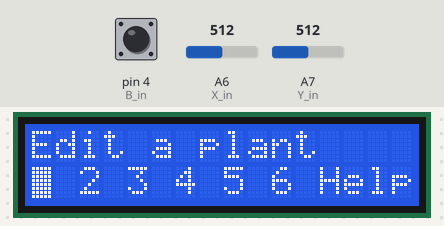
A sketch run on a simulated Arduino Nano, built with avr-gcc and run on an emulated ATmega328P. Parts: 16×2 character LCD. Inputs (shaded band) come from the test bench; at power-on: pin 4 (B_in) HIGH, A6 (X_in) = 512, A7 (Y_in) = 512.

Above: at 1.2 s.
1.3 s: pin 4 (B_in) pulled LOW for 0.15 s
At 2.3 s:
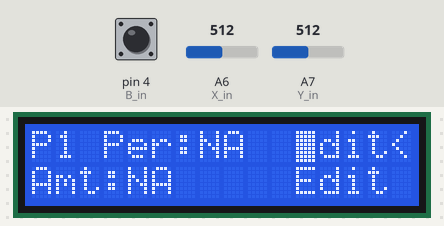
2.9 s: A6 (X_in) set to 645
4.4 s: A6 (X_in) set to 675
At 4.48 s:
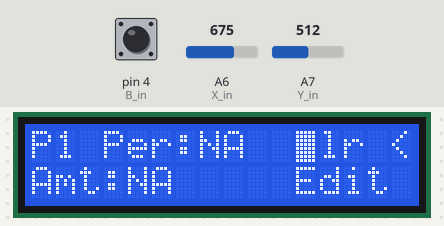
6.8 s: A7 (Y_in) set to 645
8.3 s: A7 (Y_in) set to 675
At 8.48 s:
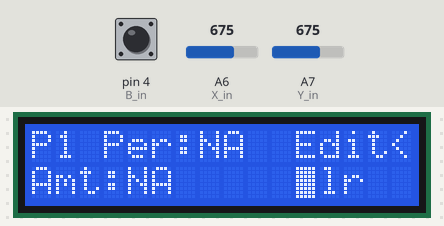
11.3 s: pin 4 (B_in) pulled LOW for 1 s
At 11.68 s:
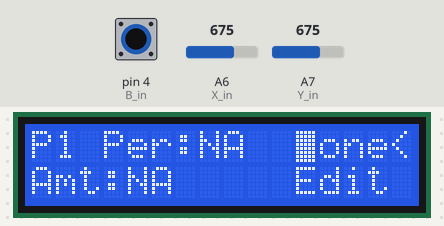
Timing chart, 0 to 13.9 s (numbered marks = the images above; inputs shaded):
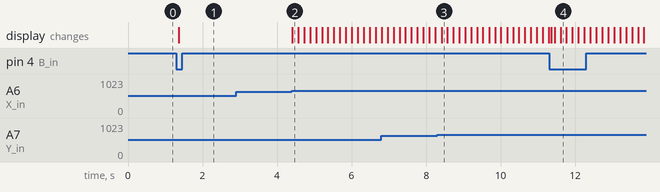

The sketch:

proto1.ino
```cpp
#include "ui_types.h"
#include <LiquidCrystal.h>
#include <EEPROM.h>

// ---------------- LCD ----------------
LiquidCrystal lcd(10, 9, 8, 7, 6, 5);
const int COLS = 16;
const int ROWS = 2;

// ---------------- Joystick ----------------
// NOTE: A6/A7 exist on Nano/Pro Mini. On Uno use A0/A1 instead.
const int X_in = A6;
const int Y_in = A7;
const int B_in = 4;   // active-low

const int DEADZONE = 150;
const unsigned long MOVE_MS = 160;
const unsigned long DEBOUNCE_MS = 50;

// ---------------- Plant data (NA support) ----------------
const uint16_t NA_U16 = 0xFFFF;
const uint8_t MAX_PLANTS = 6;

struct Plant {
  uint16_t periodDays;  // NA_U16 = NA
  uint16_t amountMl;    // NA_U16 = NA
  Plant() : periodDays(NA_U16), amountMl(NA_U16) {}
};

Plant plants[MAX_PLANTS];
uint8_t selectedPlant = 0;

inline bool isNA(uint16_t v) { return v == NA_U16; }

void lcdPrintU16orNA(uint16_t v) {
  if (isNA(v)) lcd.print("NA");
  else lcd.print(v);
}

// ---------------- EEPROM ----------------
const uint16_t EEPROM_MAGIC = 0xBEEF;

struct PlantStore {
  uint16_t magic;
  Plant plants[MAX_PLANTS];
};

void savePlantsToEEPROM() {
  PlantStore store;
  store.magic = EEPROM_MAGIC;
  for (uint8_t i = 0; i < MAX_PLANTS; i++) store.plants[i] = plants[i];

  const uint8_t* p = (const uint8_t*)&store;
  for (unsigned int i = 0; i < sizeof(PlantStore); i++) {
    EEPROM.update(i, p[i]);
  }
}

bool loadPlantsFromEEPROM() {
  PlantStore store;
  EEPROM.get(0, store);
  if (store.magic != EEPROM_MAGIC) return false;

  for (uint8_t i = 0; i < MAX_PLANTS; i++) plants[i] = store.plants[i];
  return true;
}

// ---------------- Input debounce state ----------------
int g_lastBReading = HIGH;
int g_stableBState = HIGH;
unsigned long g_lastBounce = 0;
unsigned long g_lastMove = 0;

void initInput() {
  while (digitalRead(B_in) == LOW) delay(10);
  int b = digitalRead(B_in);
  g_lastBReading = b;
  g_stableBState = b;
  g_lastBounce = millis();
  g_lastMove = millis();
}

InputEvent readInput() {
  InputEvent e{0, 0, false};
  unsigned long now = millis();

  int xVal = analogRead(X_in);
  int yVal = analogRead(Y_in);
  int bVal = digitalRead(B_in);

  int dx = 0, dy = 0;
  if (xVal > 512 + DEADZONE) dx = +1;
  else if (xVal < 512 - DEADZONE) dx = -1;

  // swap if inverted
  if (yVal > 512 + DEADZONE) dy = +1;      // down
  else if (yVal < 512 - DEADZONE) dy = -1; // up

  if ((dx || dy) && (now - g_lastMove >= MOVE_MS)) {
    e.dx = dx;
    e.dy = dy;
    g_lastMove = now;
  }

  // button debounce + edge (HIGH -> LOW)
  if (bVal != g_lastBReading) {
    g_lastBounce = now;
    g_lastBReading = bVal;
  }
  if ((now - g_lastBounce) > DEBOUNCE_MS) {
    if (g_stableBState != bVal) {
      g_stableBState = bVal;
      if (g_stableBState == LOW) e.press = true;
    }
  }

  return e;
}

// ---------------- UI state ----------------
enum Screen { HOME, EDIT_PLANT, HELP_SCREEN };
Screen screen = HOME;

enum HomeTarget { P1, P2, P3, P4, P5, P6, HOME_HELP };
HomeTarget homeSel = P1;

// Selection inside EDIT_PLANT
enum EditTarget { EDIT_PERIOD, EDIT_AMOUNT, EDIT_BACK };
EditTarget editSel = EDIT_PERIOD;

// Action toggle shown on the selected row (when not dirty and not editing)
enum RowAction { ACTION_EDIT, ACTION_CLEAR };
RowAction rowAction = ACTION_EDIT;

bool editing = false;

// Unsaved changes flag (edit or clear sets this; Done clears it)
bool dirty = false;

// Clear ONLY the selected FIELD in RAM (EEPROM updates ONLY on Done)
void clearSelectedFieldRAM() {
  if (editSel == EDIT_PERIOD) {
    plants[selectedPlant].periodDays = NA_U16;
  } else if (editSel == EDIT_AMOUNT) {
    plants[selectedPlant].amountMl = NA_U16;
  }
}

// ---------------- Drawing ----------------
void drawHome() {
  lcd.clear();
  lcd.setCursor(0, 0);
  lcd.print("Edit a plant");

  lcd.setCursor(0, 1);
  lcd.print("1 2 3 4 5 6");

  lcd.setCursor(12, 1);
  lcd.print("Help");

  uint8_t col = (homeSel <= P6) ? (uint8_t)homeSel * 2 : 12;
  lcd.setCursor(col, 1);
  lcd.cursor();
  lcd.blink();
}

// We place the 4-char label at col 11..14 so col 15 can be a visible back arrow.
const uint8_t LABEL_COL = 11;
const uint8_t BACK_COL  = 15;

static void printRowLabel(bool selectedRow) {
  // If there are pending changes and NOT currently editing, show Done on selected row
  if (!editing && dirty && selectedRow) {
    lcd.print("Done");
    return;
  }

  // If actively editing this row, show Done (exit editing)
  if (editing && selectedRow) {
    lcd.print("Done");
    return;
  }

  // Normal: show Edit / Clr on the selected row; show Edit on the other
  if (selectedRow) {
    lcd.print((rowAction == ACTION_CLEAR) ? "Clr " : "Edit");
  } else {
    lcd.print("Edit");
  }
}

void drawEditPlant() {
  lcd.clear();

  // Top-right back arrow always visible
  lcd.setCursor(BACK_COL, 0);
  lcd.print("<");

  // Row 0: Period
  lcd.setCursor(0, 0);
  lcd.print("P");
  lcd.print(selectedPlant + 1);
  lcd.print(" Per:");
  lcdPrintU16orNA(plants[selectedPlant].periodDays);

  lcd.setCursor(LABEL_COL, 0);
  printRowLabel(editSel == EDIT_PERIOD);

  // Row 1: Amount
  lcd.setCursor(0, 1);
  lcd.print("Amt:");
  lcdPrintU16orNA(plants[selectedPlant].amountMl);

  lcd.setCursor(LABEL_COL, 1);
  printRowLabel(editSel == EDIT_AMOUNT);

  // Cursor placement
  uint8_t col = LABEL_COL, row = 0;
  if (editSel == EDIT_PERIOD) { col = LABEL_COL; row = 0; }
  else if (editSel == EDIT_AMOUNT) { col = LABEL_COL; row = 1; }
  else { col = BACK_COL; row = 0; } // back arrow

  lcd.setCursor(col, row);
  lcd.cursor();
  lcd.blink();
}

void drawHelp() {
  lcd.clear();
  lcd.setCursor(0, 0);
  lcd.print("Help: stick+btn");
  lcd.setCursor(0, 1);
  lcd.print("Press=back");
  lcd.setCursor(BACK_COL, 0);
  lcd.print("<");
  lcd.setCursor(BACK_COL, 0);
  lcd.cursor();
  lcd.blink();
}

void ensureDefaultsIfNA() {
  if (editSel == EDIT_PERIOD && isNA(plants[selectedPlant].periodDays))
    plants[selectedPlant].periodDays = 7;
  if (editSel == EDIT_AMOUNT && isNA(plants[selectedPlant].amountMl))
    plants[selectedPlant].amountMl = 200;
}

// ---------------- Handlers ----------------
void handleHome(const InputEvent& e) {
  if (e.dx != 0) {
    int idx = (int)homeSel + e.dx;
    if (idx < 0) idx = (int)HOME_HELP;
    if (idx > (int)HOME_HELP) idx = 0;
    homeSel = (HomeTarget)idx;
    drawHome();
  }

  if (e.press) {
    if (homeSel == HOME_HELP) {
      screen = HELP_SCREEN;
      drawHelp();
    } else {
      selectedPlant = (uint8_t)homeSel;
      screen = EDIT_PLANT;

      editSel = EDIT_PERIOD;
      editing = false;
      dirty = false;
      rowAction = ACTION_EDIT;

      drawEditPlant();
    }
  }
}

void handleEditPlant(const InputEvent& e) {
  if (!editing) {
    // Up/Down cycles: PERIOD -> AMOUNT -> BACK -> PERIOD ...
    if (e.dy != 0) {
      if (editSel == EDIT_PERIOD) editSel = EDIT_AMOUNT;
      else if (editSel == EDIT_AMOUNT) editSel = EDIT_BACK;
      else editSel = EDIT_PERIOD;

      if (!dirty) rowAction = ACTION_EDIT;
      drawEditPlant();
    }

    // Left/Right toggles action when on a row AND not dirty
    if (e.dx != 0 && !dirty && editSel != EDIT_BACK) {
      rowAction = (rowAction == ACTION_EDIT) ? ACTION_CLEAR : ACTION_EDIT;
      drawEditPlant();
    }

    if (e.press) {
      if (editSel == EDIT_BACK) {
        // Leave without saving (EEPROM only writes on Done)
        screen = HOME;
        drawHome();
        return;
      }

      // If we have unsaved changes, Done confirms/save to EEPROM
      if (dirty) {
        savePlantsToEEPROM();
        dirty = false;
        rowAction = ACTION_EDIT;
        drawEditPlant();
        return;
      }

      // Otherwise, either Clear field or enter Edit mode
      if (rowAction == ACTION_CLEAR) {
        clearSelectedFieldRAM(); // ONLY clears selected row's value
        dirty = true;            // Done now appears on selected row
        rowAction = ACTION_EDIT; // reset after action
        drawEditPlant();
        return;
      }

      // Enter editing mode
      editing = true;
      ensureDefaultsIfNA();
      drawEditPlant();
    }
  } else {
    // editing mode: left/right changes values
    if (e.dx != 0) {
      if (editSel == EDIT_PERIOD) {
        int v = (int)plants[selectedPlant].periodDays + e.dx;
        if (v < 1) v = 1;
        plants[selectedPlant].periodDays = (uint16_t)v;
      } else if (editSel == EDIT_AMOUNT) {
        int v = (int)plants[selectedPlant].amountMl + (10 * e.dx);
        if (v < 0) v = 0;
        plants[selectedPlant].amountMl = (uint16_t)v;
      }
      dirty = true;
      drawEditPlant();
    }

    // press exits editing mode (shows Done, but doesn't save yet)
    if (e.press) {
      editing = false;
      dirty = true;
      rowAction = ACTION_EDIT;
      drawEditPlant();
    }
  }
}

void handleHelpScreen(const InputEvent& e) {
  if (e.press) {
    screen = HOME;
    drawHome();
  }
}

// ---------------- setup/loop ----------------
void setup() {
  pinMode(B_in, INPUT_PULLUP);
  lcd.begin(COLS, ROWS);

  initInput();
  loadPlantsFromEEPROM();

  screen = HOME;
  homeSel = P1;
  editing = false;
  dirty = false;
  rowAction = ACTION_EDIT;

  drawHome();
}

void loop() {
  InputEvent e = readInput();
  if (e.dx == 0 && e.dy == 0 && !e.press) return;

  switch (screen) {
    case HOME:        handleHome(e); break;
    case EDIT_PLANT:  handleEditPlant(e); break;
    case HELP_SCREEN: handleHelpScreen(e); break;
  }
}
```

ui_types.h
```cpp
#pragma once

struct InputEvent {
  int dx;      // -1 left, +1 right, 0 none
  int dy;      // -1 up, +1 down, 0 none
  bool press;  // true only on NEW press event
};
```

Measured:
- the behaviour switches between 662 and 663 on A6 (X_in) (found by bisection; images 1 and 2)
- the behaviour switches between 662 and 663 on A7 (Y_in) (found by bisection; images 2 and 3)
- after the input at 1.3 s, the display: changes after 0.06 s (image 1)
- after the input at 2.9 s, every drawn part: stays the same
- after the input at 4.4 s, the display: changes at once (image 2)
- after the input at 8.3 s, the display: changes after 0.11 s (image 3)
- after the input at 11.3 s, the display: first changes after 0.06 s (image 4 shows a later state)
